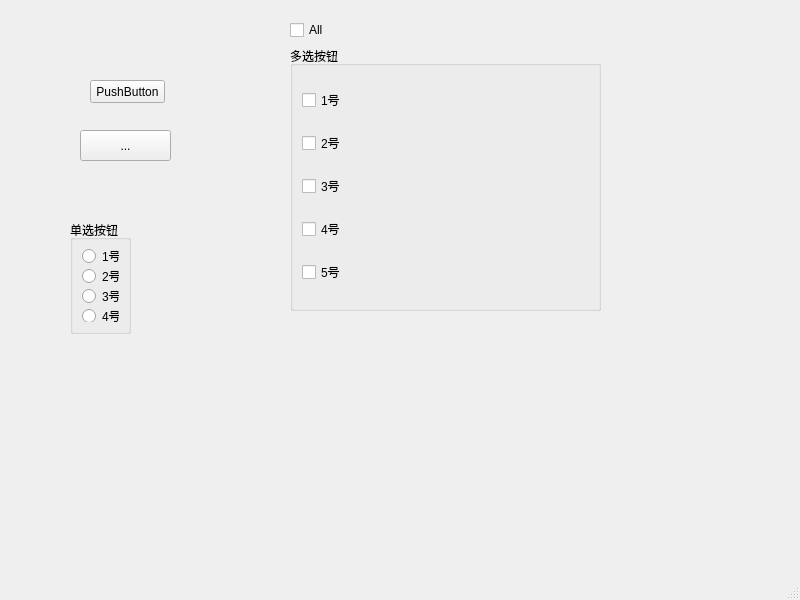
<?xml version="1.0" encoding="UTF-8"?>
<ui version="4.0">
 <class>MainWindow</class>
 <widget class="QMainWindow" name="MainWindow">
  <property name="geometry">
   <rect>
    <x>0</x>
    <y>0</y>
    <width>800</width>
    <height>600</height>
   </rect>
  </property>
  <property name="windowTitle">
   <string>MainWindow</string>
  </property>
  <widget class="QWidget" name="centralwidget">
   <widget class="QPushButton" name="pushButton">
    <property name="geometry">
     <rect>
      <x>90</x>
      <y>80</y>
      <width>75</width>
      <height>23</height>
     </rect>
    </property>
    <property name="text">
     <string>PushButton</string>
    </property>
   </widget>
   <widget class="QToolButton" name="toolButton">
    <property name="geometry">
     <rect>
      <x>80</x>
      <y>130</y>
      <width>91</width>
      <height>31</height>
     </rect>
    </property>
    <property name="text">
     <string>...</string>
    </property>
    <property name="autoRaise">
     <bool>false</bool>
    </property>
   </widget>
   <widget class="QGroupBox" name="radio_groupBox">
    <property name="geometry">
     <rect>
      <x>70</x>
      <y>220</y>
      <width>61</width>
      <height>114</height>
     </rect>
    </property>
    <property name="title">
     <string>单选按钮</string>
    </property>
    <layout class="QVBoxLayout" name="verticalLayout">
     <item>
      <widget class="QRadioButton" name="radioButton_1">
       <property name="text">
        <string>1号</string>
       </property>
       <property name="checkable">
        <bool>true</bool>
       </property>
      </widget>
     </item>
     <item>
      <widget class="QRadioButton" name="radioButton_2">
       <property name="text">
        <string>2号</string>
       </property>
      </widget>
     </item>
     <item>
      <widget class="QRadioButton" name="radioButton_3">
       <property name="text">
        <string>3号</string>
       </property>
      </widget>
     </item>
     <item>
      <widget class="QRadioButton" name="radioButton_4">
       <property name="text">
        <string>4号</string>
       </property>
      </widget>
     </item>
    </layout>
   </widget>
   <widget class="QWidget" name="widget" native="true">
    <property name="geometry">
     <rect>
      <x>290</x>
      <y>20</y>
      <width>311</width>
      <height>291</height>
     </rect>
    </property>
    <layout class="QVBoxLayout" name="verticalLayout_3">
     <item>
      <widget class="QCheckBox" name="all_checkBox">
       <property name="text">
        <string>All</string>
       </property>
      </widget>
     </item>
     <item>
      <widget class="QGroupBox" name="check_groupBox">
       <property name="autoFillBackground">
        <bool>false</bool>
       </property>
       <property name="title">
        <string>多选按钮</string>
       </property>
       <property name="checkable">
        <bool>false</bool>
       </property>
       <property name="checked">
        <bool>false</bool>
       </property>
       <layout class="QVBoxLayout" name="verticalLayout_2">
        <item>
         <widget class="QCheckBox" name="checkBox_1">
          <property name="text">
           <string>1号</string>
          </property>
         </widget>
        </item>
        <item>
         <widget class="QCheckBox" name="checkBox_2">
          <property name="text">
           <string>2号</string>
          </property>
         </widget>
        </item>
        <item>
         <widget class="QCheckBox" name="checkBox_4">
          <property name="text">
           <string>3号</string>
          </property>
         </widget>
        </item>
        <item>
         <widget class="QCheckBox" name="checkBox_3">
          <property name="text">
           <string>4号</string>
          </property>
         </widget>
        </item>
        <item>
         <widget class="QCheckBox" name="checkBox_5">
          <property name="text">
           <string>5号</string>
          </property>
         </widget>
        </item>
       </layout>
      </widget>
     </item>
    </layout>
   </widget>
  </widget>
  <widget class="QMenuBar" name="menubar">
   <property name="geometry">
    <rect>
     <x>0</x>
     <y>0</y>
     <width>800</width>
     <height>23</height>
    </rect>
   </property>
  </widget>
  <widget class="QStatusBar" name="statusbar"/>
 </widget>
 <resources/>
 <connections/>
</ui>
